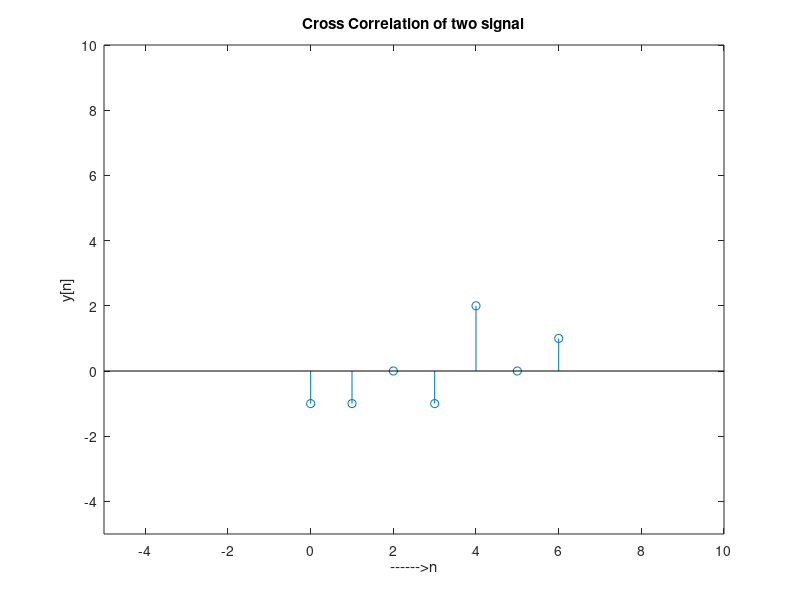

The MATLAB source for this figure:
clc; 
close all; 
clear all; 

x=[1,2,1,1]; %first signal 0r input signal 
h=[1,-1,1,-1]; %second signal
h=flip(h);
N1=length(x); 
N2=length(h); 
X=[x,zeros(1,N2)]; %padding of N2 zeros 
H=[h,zeros(1,N1)]; %padding of N1 zeros 
y=zeros(1,N1+N2-1); 
 for i=1:N1+N2-1 
     for j=1:N1 
        if(i-j+1>0) 
            y(i)=y(i)+X(j)*H(i-j+1); 
        else 
            end 
     end 
 end 
 n=0:N1+N2-2; %this line is optional
 stem(n,y);
 axis([-5 10 -5 10]);
 ylabel('y[n]'); 
 xlabel('------>n'); 
 title('Cross Correlation of two signal'); 